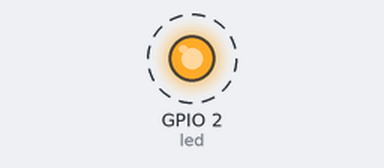
Recording of a sketch running on a simulated ESP32. Parts: output pins drawn as LEDs (lit = HIGH). Dashed ring = blinking. What the sketch prints to the serial monitor is not drawn.

Above: at 0.2 s.
Timing chart, 0 to 3.0 s (numbered marks = the images above):
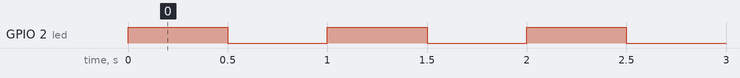

The sketch:

Part3-1.ino
```cpp
void Task1(void *parameter);

TaskHandle_t Task_Handle1 = NULL;

static const int led = LED_BUILTIN;

void setup() {
  Serial.begin(9600);
  pinMode(led,OUTPUT);
  xTaskCreate(Task1,"Toggle LED",1024,NULL,1,&Task_Handle1);

}

void loop() {
  //Loop is kept empty
}

void Task1(void *parameter){

  while(1){
    Serial.println("Task_1 Running");
    digitalWrite(led,HIGH);
    vTaskDelay(pdMS_TO_TICKS(500));
    digitalWrite(led,LOW);
    vTaskDelay(pdMS_TO_TICKS(500));
  }
}
```

Measured:
- by itself, GPIO 2 (led): alternates HIGH for 0.50 s and LOW for 0.50 s
